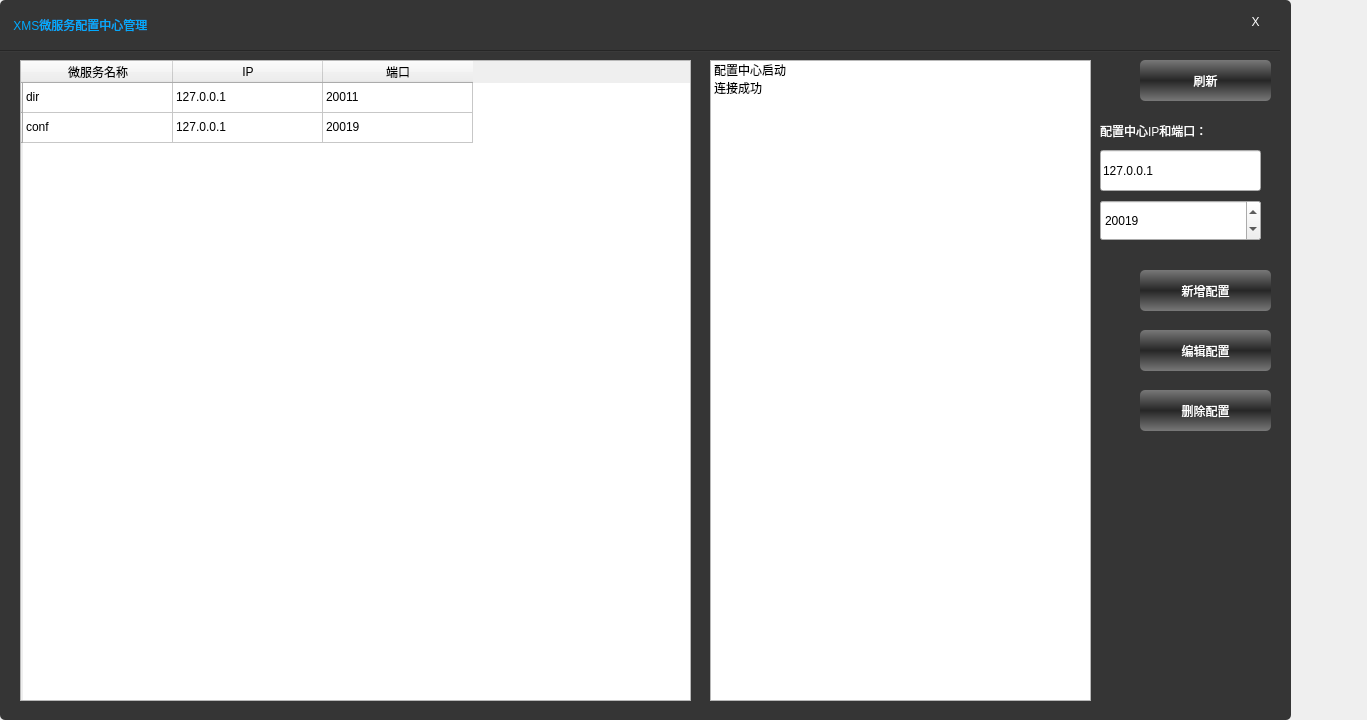
<?xml version="1.0" encoding="UTF-8"?>
<ui version="4.0">
 <class>ConfigGuiClass</class>
 <widget class="QWidget" name="ConfigGuiClass">
  <property name="geometry">
   <rect>
    <x>0</x>
    <y>0</y>
    <width>1367</width>
    <height>720</height>
   </rect>
  </property>
  <property name="windowTitle">
   <string>ConfigGui</string>
  </property>
  <property name="styleSheet">
   <string notr="true">QComboBox
{
	background-color: qlineargradient(spread:pad, x1:0, y1:0, x2:0, y2:1, stop:0 rgba(120, 120, 120, 255), stop:0.495 rgba(39, 39, 39, 255), stop:0.505 rgba(39,39, 39, 255), stop:1 rgba(120, 120,120, 255));
 border: none;
border-radius:5px;
color: rgb(255, 255, 255);
font: 75 12pt &quot;黑体&quot;;
}
QPushButton:!hover
 { 
	background-color: qlineargradient(spread:pad, x1:0, y1:0, x2:0, y2:1, stop:0 rgba(120, 120, 120, 255), stop:0.495 rgba(39, 39, 39, 255), stop:0.505 rgba(39,39, 39, 255), stop:1 rgba(120, 120,120, 255));
 border: none;
border-radius:5px;
color: rgb(255, 255, 255);
font: 75 12pt &quot;黑体&quot;;
 }
QPushButton:hover
 { 
	background-color: qlineargradient(spread:pad, x1:0, y1:0, x2:0, y2:1, stop:0 rgba(39, 39, 39, 255), stop:0.495 rgba(120, 120, 120, 255), stop:0.505 rgba(120,120, 120, 255), stop:1 rgba(39, 39,39, 255));
 border: none;
border-radius:5px;
color: rgb(255, 255, 255);
font: 75 12pt &quot;黑体&quot;;
 }
QLabel
{
color: rgb(255, 255, 255);
font: 75 10pt &quot;黑体&quot;;
}

#back
{
border-radius:5px;
background-color: rgb(53, 53, 53);
}
#all
{
background-color: rgb(38, 38, 38);
}
#closeButton{
font: 150 14pt &quot;等线&quot;;
color: rgb(255, 255, 255);
background-color: rgb(53, 53, 53);
}
#title
{
color: rgb(0, 170, 255);
font: 75 12pt &quot;黑体&quot;;
}


#playslider::groove:horizontal {
border: 1px solid #bbb;
background: white;
height: 10px;
border-radius: 4px;
}

#playslider::sub-page:horizontal {
background: qlineargradient(x1: 0, y1: 0,    x2: 0, y2: 1,
    stop: 0 #66e, stop: 1 #bbf);
background: qlineargradient(x1: 0, y1: 0.2, x2: 1, y2: 1,
    stop: 0 #bbf, stop: 1 #55f);
border: 1px solid #777;
height: 10px;
border-radius: 4px;
}

#playslider::add-page:horizontal {
background: #fff;
border: 1px solid #077;
height: 10px;
border-radius: 4px;
}

#playslider::handle:horizontal {
background: qlineargradient(x1:0, y1:0, x2:1, y2:1,
    stop:0 #eee, stop:1 #ccc);
border: 1px solid #777;
width: 13px;
margin-top: -5px;
margin-bottom: -5px;
border-radius: 4px;
}

#playslider::handle:horizontal:hover {
background: qlineargradient(x1:0, y1:0, x2:1, y2:1,
    stop:0 #fff, stop:1 #ddd);
border: 1px solid #444;
border-radius: 4px;
}

#playslider::sub-page:horizontal:disabled {
background: #bbb;
border-color: #999;
}

#playslider::add-page:horizontal:disabled {
background: #eee;
border-color: #999;
}

#playslider::handle:horizontal:disabled {
background: #eee;
border: 1px solid #aaa;
border-radius: 4px;
}</string>
  </property>
  <widget class="QWidget" name="back" native="true">
   <property name="geometry">
    <rect>
     <x>0</x>
     <y>0</y>
     <width>1291</width>
     <height>720</height>
    </rect>
   </property>
   <property name="styleSheet">
    <string notr="true"/>
   </property>
   <widget class="QPushButton" name="add_config">
    <property name="geometry">
     <rect>
      <x>1140</x>
      <y>270</y>
      <width>131</width>
      <height>41</height>
     </rect>
    </property>
    <property name="text">
     <string>新增配置</string>
    </property>
   </widget>
   <widget class="QPushButton" name="closeButton">
    <property name="geometry">
     <rect>
      <x>1240</x>
      <y>10</y>
      <width>31</width>
      <height>23</height>
     </rect>
    </property>
    <property name="styleSheet">
     <string notr="true"/>
    </property>
    <property name="text">
     <string>X</string>
    </property>
    <property name="flat">
     <bool>true</bool>
    </property>
   </widget>
   <widget class="QWidget" name="line" native="true">
    <property name="geometry">
     <rect>
      <x>0</x>
      <y>50</y>
      <width>1280</width>
      <height>2</height>
     </rect>
    </property>
    <property name="styleSheet">
     <string notr="true">background-color: qlineargradient(spread:pad, x1:0, y1:0, x2:0, y2:1, stop:0 rgba(28, 28,28, 255), stop:1 rgba(68, 68, 68, 255));</string>
    </property>
   </widget>
   <widget class="QLabel" name="title">
    <property name="geometry">
     <rect>
      <x>0</x>
      <y>0</y>
      <width>1200</width>
      <height>50</height>
     </rect>
    </property>
    <property name="styleSheet">
     <string notr="true"/>
    </property>
    <property name="text">
     <string>    XMS微服务配置中心管理</string>
    </property>
   </widget>
   <widget class="QTableWidget" name="tableWidget">
    <property name="geometry">
     <rect>
      <x>20</x>
      <y>60</y>
      <width>671</width>
      <height>641</height>
     </rect>
    </property>
    <property name="styleSheet">
     <string notr="true">font: 12pt &quot;微软雅黑&quot;;
</string>
    </property>
    <property name="editTriggers">
     <set>QAbstractItemView::EditTrigger::NoEditTriggers</set>
    </property>
    <property name="selectionBehavior">
     <enum>QAbstractItemView::SelectionBehavior::SelectRows</enum>
    </property>
    <attribute name="horizontalHeaderVisible">
     <bool>true</bool>
    </attribute>
    <attribute name="horizontalHeaderCascadingSectionResizes">
     <bool>false</bool>
    </attribute>
    <attribute name="horizontalHeaderDefaultSectionSize">
     <number>150</number>
    </attribute>
    <row>
     <property name="text">
      <string/>
     </property>
    </row>
    <row>
     <property name="text">
      <string/>
     </property>
    </row>
    <column>
     <property name="text">
      <string>微服务名称</string>
     </property>
    </column>
    <column>
     <property name="text">
      <string>IP</string>
     </property>
    </column>
    <column>
     <property name="text">
      <string>端口</string>
     </property>
    </column>
    <item row="0" column="0">
     <property name="text">
      <string>dir</string>
     </property>
     <property name="flags">
      <set>ItemIsSelectable|ItemIsUserCheckable|ItemIsEnabled</set>
     </property>
    </item>
    <item row="0" column="1">
     <property name="text">
      <string>127.0.0.1</string>
     </property>
    </item>
    <item row="0" column="2">
     <property name="text">
      <string>20011</string>
     </property>
    </item>
    <item row="1" column="0">
     <property name="text">
      <string>conf</string>
     </property>
    </item>
    <item row="1" column="1">
     <property name="text">
      <string>127.0.0.1</string>
     </property>
    </item>
    <item row="1" column="2">
     <property name="text">
      <string>20019</string>
     </property>
    </item>
   </widget>
   <widget class="QLineEdit" name="server_ip_edit">
    <property name="geometry">
     <rect>
      <x>1100</x>
      <y>150</y>
      <width>161</width>
      <height>41</height>
     </rect>
    </property>
    <property name="styleSheet">
     <string notr="true">font: 14pt &quot;黑体&quot;;</string>
    </property>
    <property name="text">
     <string>127.0.0.1</string>
    </property>
   </widget>
   <widget class="QSpinBox" name="server_port_box">
    <property name="geometry">
     <rect>
      <x>1100</x>
      <y>200</y>
      <width>161</width>
      <height>41</height>
     </rect>
    </property>
    <property name="styleSheet">
     <string notr="true">font: 15pt &quot;ADMUI3Lg&quot;;</string>
    </property>
    <property name="alignment">
     <set>Qt::AlignmentFlag::AlignLeading|Qt::AlignmentFlag::AlignLeft|Qt::AlignmentFlag::AlignVCenter</set>
    </property>
    <property name="specialValueText">
     <string/>
    </property>
    <property name="minimum">
     <number>1</number>
    </property>
    <property name="maximum">
     <number>65535</number>
    </property>
    <property name="value">
     <number>20019</number>
    </property>
    <property name="displayIntegerBase">
     <number>10</number>
    </property>
   </widget>
   <widget class="QLabel" name="label">
    <property name="geometry">
     <rect>
      <x>1100</x>
      <y>120</y>
      <width>171</width>
      <height>21</height>
     </rect>
    </property>
    <property name="styleSheet">
     <string notr="true">font: 14pt &quot;黑体&quot;;</string>
    </property>
    <property name="text">
     <string>配置中心IP和端口：</string>
    </property>
   </widget>
   <widget class="QPushButton" name="slotRefresh_button">
    <property name="geometry">
     <rect>
      <x>1140</x>
      <y>60</y>
      <width>131</width>
      <height>41</height>
     </rect>
    </property>
    <property name="text">
     <string>刷新</string>
    </property>
   </widget>
   <widget class="QListWidget" name="log_list_Widget">
    <property name="geometry">
     <rect>
      <x>710</x>
      <y>60</y>
      <width>381</width>
      <height>641</height>
     </rect>
    </property>
    <item>
     <property name="text">
      <string>配置中心启动</string>
     </property>
    </item>
    <item>
     <property name="text">
      <string>连接成功</string>
     </property>
    </item>
   </widget>
   <widget class="QPushButton" name="del_config">
    <property name="geometry">
     <rect>
      <x>1140</x>
      <y>390</y>
      <width>131</width>
      <height>41</height>
     </rect>
    </property>
    <property name="text">
     <string>删除配置</string>
    </property>
   </widget>
   <widget class="QPushButton" name="edit_config">
    <property name="geometry">
     <rect>
      <x>1140</x>
      <y>330</y>
      <width>131</width>
      <height>41</height>
     </rect>
    </property>
    <property name="text">
     <string>编辑配置</string>
    </property>
   </widget>
  </widget>
 </widget>
 <layoutdefault spacing="6" margin="11"/>
 <resources>
  <include location="config_gui.qrc"/>
 </resources>
 <connections>
  <connection>
   <sender>closeButton</sender>
   <signal>clicked()</signal>
   <receiver>ConfigGuiClass</receiver>
   <slot>close()</slot>
   <hints>
    <hint type="sourcelabel">
     <x>1254</x>
     <y>16</y>
    </hint>
    <hint type="destinationlabel">
     <x>1366</x>
     <y>194</y>
    </hint>
   </hints>
  </connection>
  <connection>
   <sender>slotRefresh_button</sender>
   <signal>clicked()</signal>
   <receiver>ConfigGuiClass</receiver>
   <slot>slotRefresh()</slot>
   <hints>
    <hint type="sourcelabel">
     <x>1186</x>
     <y>100</y>
    </hint>
    <hint type="destinationlabel">
     <x>1366</x>
     <y>608</y>
    </hint>
   </hints>
  </connection>
  <connection>
   <sender>add_config</sender>
   <signal>clicked()</signal>
   <receiver>ConfigGuiClass</receiver>
   <slot>slotAddConfig()</slot>
   <hints>
    <hint type="sourcelabel">
     <x>1208</x>
     <y>286</y>
    </hint>
    <hint type="destinationlabel">
     <x>1320</x>
     <y>354</y>
    </hint>
   </hints>
  </connection>
  <connection>
   <sender>del_config</sender>
   <signal>clicked()</signal>
   <receiver>ConfigGuiClass</receiver>
   <slot>slotDeleteConfig()</slot>
   <hints>
    <hint type="sourcelabel">
     <x>1213</x>
     <y>409</y>
    </hint>
    <hint type="destinationlabel">
     <x>1433</x>
     <y>332</y>
    </hint>
   </hints>
  </connection>
  <connection>
   <sender>edit_config</sender>
   <signal>clicked()</signal>
   <receiver>ConfigGuiClass</receiver>
   <slot>slotEditConfig()</slot>
   <hints>
    <hint type="sourcelabel">
     <x>1179</x>
     <y>346</y>
    </hint>
    <hint type="destinationlabel">
     <x>1407</x>
     <y>423</y>
    </hint>
   </hints>
  </connection>
  <connection>
   <sender>tableWidget</sender>
   <signal>cellDoubleClicked(int,int)</signal>
   <receiver>ConfigGuiClass</receiver>
   <slot>slotEditConfig()</slot>
   <hints>
    <hint type="sourcelabel">
     <x>250</x>
     <y>173</y>
    </hint>
    <hint type="destinationlabel">
     <x>159</x>
     <y>-82</y>
    </hint>
   </hints>
  </connection>
 </connections>
 <slots>
  <slot>slotAddConfig()</slot>
  <slot>slotRefresh()</slot>
  <slot>slotDeleteConfig()</slot>
  <slot>slotEditConfig()</slot>
 </slots>
</ui>
